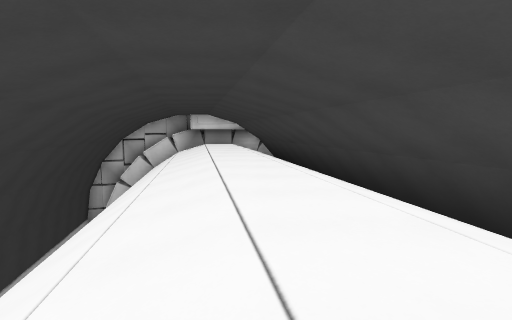
View 1 (above)

13 first-person views from a walk through a level from a Godot 3-D game. The camera is 1.4 m above the floor, tilts 6° down and sees 85° across. The floor is counted in squares, 2 m on a side. Each view is taken from the middle of a square. On the plan, view 1 faces up. The plan holds only what a view shows up to about 9 squares ahead; the rest is blank. The place goes on beyond the plan. Characters and animated objects are not drawn.

View 2
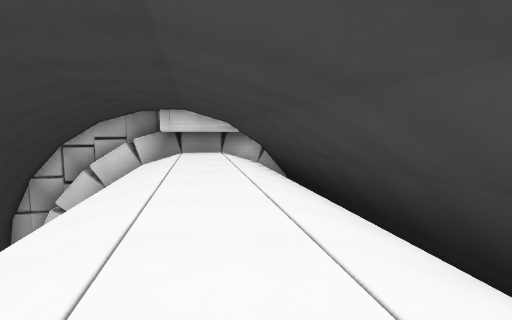

View 3
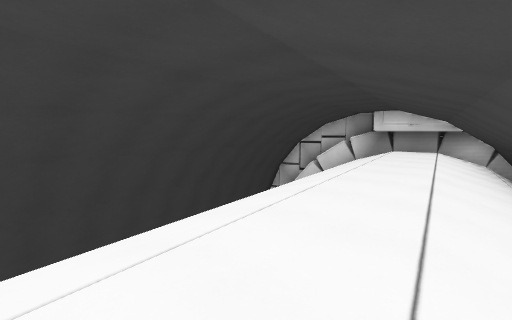

View 4
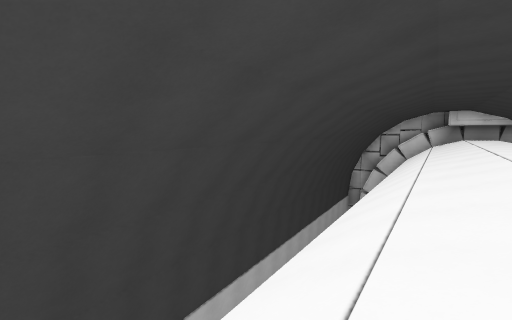

View 5
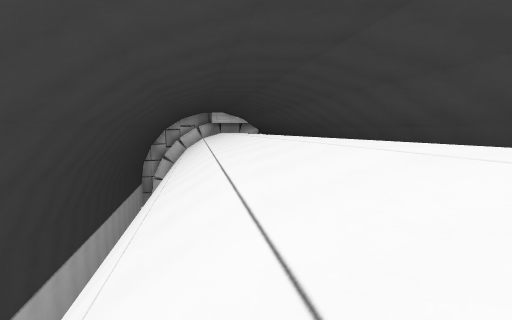

View 6
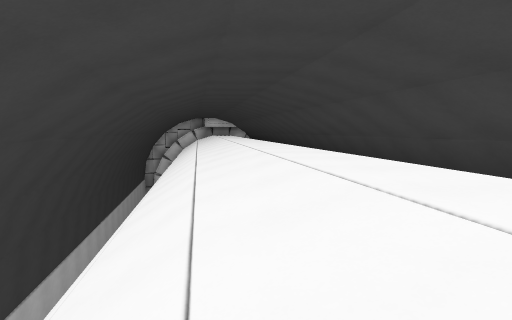

View 7
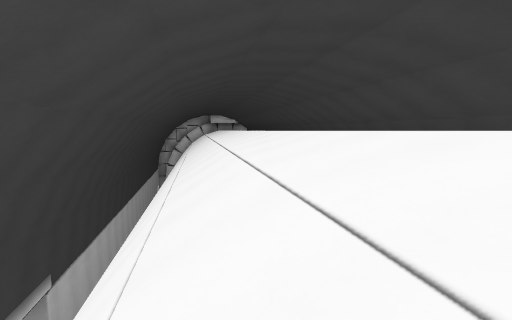

View 8
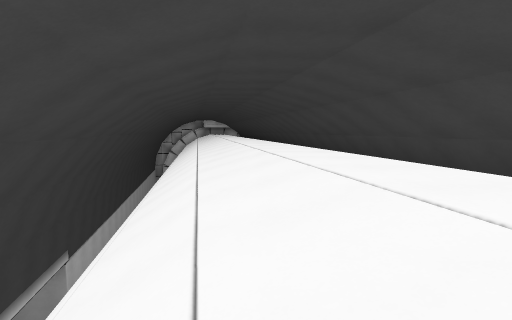

View 9
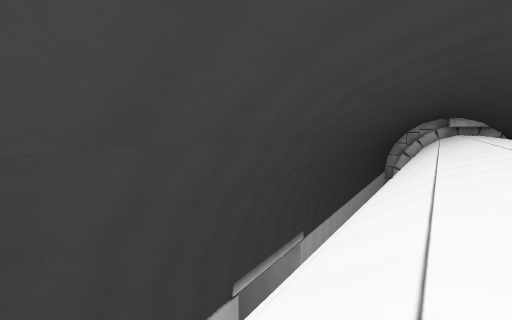

View 10
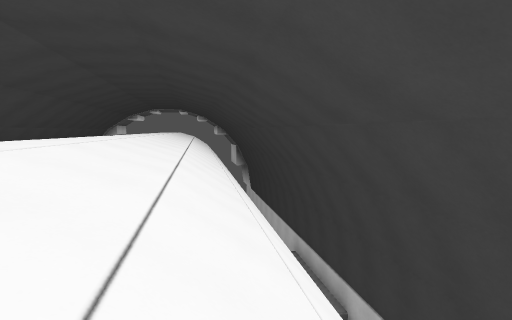

View 11
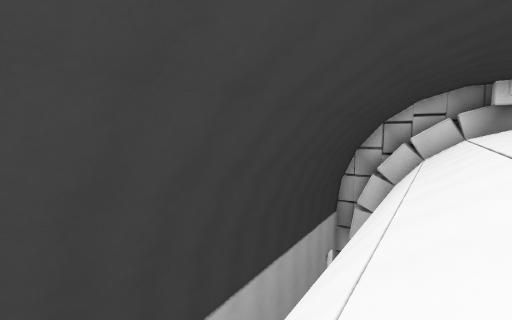

View 12
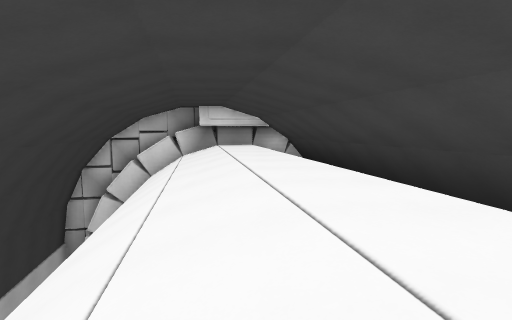

View 13
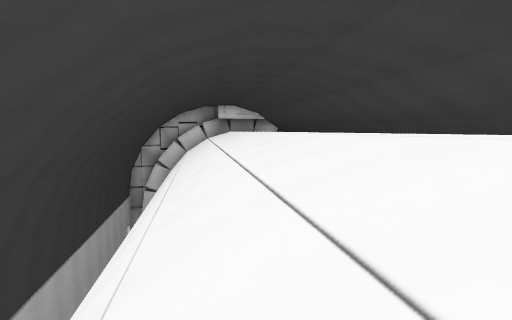

### Floor plan
Key: @ floor where view 1 was taken; # wall or solid block; . main floor; - floor 0.25 m lower than the main floor; _ floor 0.5 m lower than the main floor; / step, stairs or slope; v drop or lower ground.
Columns run from 6 left of view 1 to 6 right of it. Each row starts with its distance up from view 1.
 13 #######
 12 ##//..##
 11 #v//..##
 10 #v//-.-#
  9 #vv//.-#
  8 ##v//..##
  7 ##v//..##
  6  #v//.._#
  5  #vv/-./#
  4  #vv//.-##
  3  ##v//..##
  2  ##v//.._#
  1   #v//-. #
  0   #vv/@. ##
 -1   #vv//.-##
 -2   ##v//.. #
 -3   ##v//.. #
 -4    #v//-. ##
 -5    #vv//./##
 -6    ##v//.- #
 -7    ##v//.. #
 -8     #v//.. ##
 -9     #v//-. /#
-10     #vv//.//#
-11     ##v//.-
-12     ##v//..
-13      #v//..
-14      #v//-

Positions as (right, up) in squares from view 1, and headings:
1: (0, 0), facing up
2: (0, 4), facing up
3: (1, 3), facing up-left
4: (0, -3), facing up-left
5: (0, -6), facing up
6: (1, -9), facing up
7: (1, -12), facing up
8: (2, -14), facing up
9: (2, -14), facing up-left
10: (0, -6), facing down
11: (-2, 2), facing up-left
12: (-1, 3), facing up
13: (-1, -2), facing up
